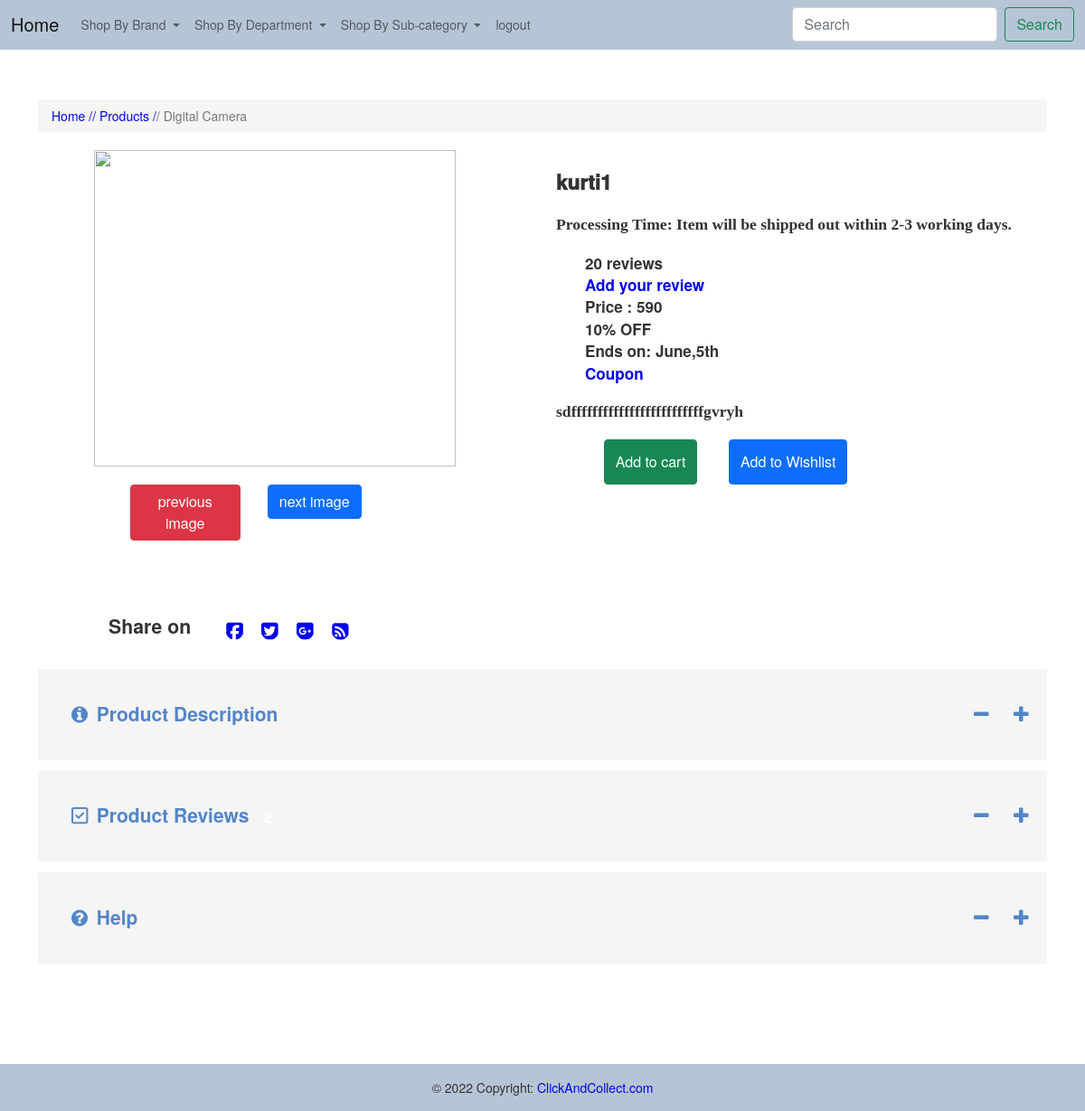
Page /customer/test1.php?id=26 (signed in) on the committed database.
### tables this page shows
CREATE TABLE IF NOT EXISTS `products` (
  `p_id` int(11) NOT NULL AUTO_INCREMENT,
  `name` varchar(100) DEFAULT NULL,
  `b_id` int(11) DEFAULT NULL,
  `sub_id` int(11) DEFAULT NULL,
  `size` varchar(100) DEFAULT NULL,
  `description` varchar(200) DEFAULT NULL,
  `price` double DEFAULT NULL,
  `quantity` int(11) DEFAULT NULL,
  `status` int(11) NOT NULL,
  PRIMARY KEY (`p_id`),
  KEY `FK_brand1` (`b_id`),
  KEY `FK_catagory1` (`sub_id`)
);

### customer/test1.php (the view, shortened to what this page needs)
<?php
    $id = $_REQUEST['id'];
?>
<!DOCTYPE html>
<html>
<head>
  <link type="text/css" rel="stylesheet" href="css/font-awesome.min.css" />
  <link rel="stylesheet" href="https://stackpath.bootstrapcdn.com/bootstrap/5.0.0-alpha1/css/bootstrap.min.css">
  <link type="text/css" rel="stylesheet" href="css/font-awesome.min.css" />
  <link rel="stylesheet" href="https://cdnjs.cloudflare.com/ajax/libs/font-awesome/4.7.0/css/font-awesome.min.css">
  <link href="https://cdn.jsdelivr.net/npm/bootstrap@5.0.2/dist/css/bootstrap.min.css" rel="stylesheet">
  <link href="include/style.css" rel="stylesheet" />
  <link href="include/style2.css" rel="stylesheet" />
  <link href="include/style3.css" rel="stylesheet" />
</head>
<body>
<div class="b">
     <?php include 'include/navbar.php' ?>
</div>
<div class="content-area prodcuts">
    <div class="container">
        <ol class="breadcrumb breadcrumb1">
            <li><a href="index.php">Home /</a></li>
            <li><a href="products.php"> / Products /</a></li>
            <li class="active">/ Digital Camera</li>
        </ol>
        <div class="single-product">
            <div class="row" id="">
                <div class="col-md-6 single-top-left">
                    <div class="flexslider">
                        <ul class="slides">
                            <div class="row">
                                <div class="col-md-9">
                                        <?php
                                        $query1 = "select * from products where p_id = $id ";
                                        $table1=mysqli_query($con,$query1);
                                        $row1 = mysqli_fetch_array($table1);
                                        ?>
                                        <img src=""  height ="350" width = "400" alt="">
                                </div>
                            </div>
                            <div class="row im">
                                <div class="col-md-4">
                                   <button class="btn btn-danger" onclick="previousimage()">previous image</button>
                                </div>
                                <div class="col-md-4">
                                    <button class="btn btn-primary" onclick = "nextimage()">next image</button>
                                </div>
                            </div>
                        </ul>
                    </div>
                </div>
                <div class="col-md-6 single-top-right">
                    <h3 class="item_name"><?php echo $row1['name'];?></h3>
                    <p class="p">Processing Time: Item will be shipped out within 2-3 working days. </p>
                    <div class="single-rating">
                        <ul>
                            <li class="rating"><b> 20 reviews</b></li>
                            <li><b><a href="#">Add your review</a></b></li>
                            <li><b>Price : <?php echo $row1['price'];?></b></li>
                            <li><b><span class="off">10% OFF</span></b></li>
                            <li><b>Ends on: June,5th</b></li>
                            <li><b><a href="#"> Coupon</a></b></li>
                        </ul>
                    </div>
                    <div class="">
                        <p class="p"><?php echo $row1['description'];?> </p>
                    </div>
                    <form action="#" method="post">
                        <div class="row">
                            <div class="col-md-4 but1">
                                <button type="submit" class="btn btn-success  but" > Add to cart</button>
                            </div>
                            <div class="col-md-5">
                                  <button class="btn btn-primary  but"></i> Add to Wishlist</button>
                            </div>
                        </div>
                    </form>
                </div>
            </div>
            <div class="share">
                <div class="single-page-icons social-icons ic">
                            <h4 class="row">
                                <div class= "col-sm-2">
                                    Share on
                                </div>
                                <div class= "col-sm-10">
                                    <a href="#" class="fa fa-facebook-square icon facebook"> </a>
                                    <a href="#" class="fa fa-twitter-square icon twitter"> </a>
                                    <a href="#" class="fa fa-google-plus-square icon googleplus"> </a>
                                    <a href="#" class="fa fa-rss-square icon rss"> </a>
                                </div>
                            </h4>
                </div>
            </div>
            <div class="single-product-everything des">
                <div class="single-extra-div">
                    <a data-toggle="collapse" class="pointer main" aria-expanded="true" data-target="#productDescriptionCollapse" aria-controls="#productDescriptionCollapse">
                        <span class="pull-left title-sidebar des1"><i class="fa fa-info-circle"></i> Product Description</span>
                        <span class="pull-right"><i class="fa fa-plus"></i></span>
                        <span class="pull-right"><i class="fa fa-minus"></i></span>
                        <div class="clearfix"></div>
                    </a>
                </div>
                <div class="single-extra-div">
                    <a data-toggle="collapse" class="pointer main" aria-expanded="true" data-target="#productReviewCollapse" aria-controls="#productReviewCollapse">
                        <span class="pull-left title-sidebar des1"> <i class="fa fa-check-square-o"></i>
                            Product Reviews <span class="badge">2</span>
                        </span>
                        <span class="pull-right"><i class="fa fa-plus"></i></span>
                        <span class="pull-right"><i class="fa fa-minus"></i></span>
                        <div class="clearfix"></div>
                    </a>
                </div>
                <div class="single-extra-div">
                    <a data-toggle="collapse" class="pointer main" aria-expanded="true" data-target="#productHelpCollapse" aria-controls="#productHelpCollapse">
                        <span class="pull-left title-sidebar des1"> <i class="fa fa-question-circle"></i> Help </span>
                        <span class="pull-right"><i class="fa fa-plus"></i></span>
                        <span class="pull-right"><i class="fa fa-minus"></i></span>
                        <div class="clearfix"></div>
                    </a>
                </div>
            </div>
        </div>
    </div>
    </div>
<div class="bot">
    <?php include 'include/footer.php' ?>
</div>
</body>
</html>

### customer/include/style.css (style rules this page uses)
.b { background-color: #b6c5d5!important; }
body { background-color: #f8f9fa; }
.row { margin-right: -15px; margin-left: -15px; }
* { -webkit-box-sizing: border-box; -moz-box-sizing: border-box; box-sizing: border-box; }
div { display: block; }
a { color: #3a2bd3; -webkit-transition: all 0.3s ease; transition: all 0.3s ease; }
a { background-color: transparent; }
a { color: #337ab7; text-decoration: none; text-decoration-line: none; text-decoration-thickness: none; text-decoration-style: none; text-decoration-color: none; }
ol, ul { margin-top: 0; margin-bottom: 10px; }
.h1, .h2, .h3, h1, h2, h3 { margin-top: 20px; margin-bottom: 10px; }
.h1, .h2, .h3, .h4, .h5, .h6, h1, h2, h3, h4, h5, h6 { font-family: inherit; font-weight: 500; line-height: 1.1; color: inherit; }
h3 { display: block; font-size: 1.17em; margin-block-start: 1em; margin-block-end: 1em; margin-inline-start: 0px; margin-inline-end: 0px; font-weight: bold; }
li { display: list-item; text-align: -webkit-match-parent; }
.fa { display: inline-block; font: normal normal normal 14px/1 FontAwesome; font-size: inherit; text-rendering: auto; -webkit-font-smoothing: antialiased; -moz-osx-font-smoothing: grayscale; }
.pull-right { float: right!important; }
p { display: block; margin-block-start: 1em; margin-block-end: 1em; margin-inline-start: 0px; margin-inline-end: 0px; }

### customer/include/style2.css (style rules this page uses)
.prodcuts .row { margin-right: 0px; margin-left: 0px; }
li { display: list-item; text-align: -webkit-match-parent; }
.breadcrumb>li { display: inline-block; }
.breadcrumb>.active { color: #777; }
h4 { display: block; margin-block-start: 1.33em; margin-block-end: 1.33em; margin-inline-start: 0px; margin-inline-end: 0px; font-weight: bold; }
.h4, .h5, .h6, h4, h5, h6 { margin-top: 10px; margin-bottom: 10px; }
.h1, .h2, .h3, .h4, .h5, .h6, h1, h2, h3, h4, h5, h6 { font-family: inherit; font-weight: 500; line-height: 1.1; color: inherit; }
a:-webkit-any-link { color: -webkit-link; cursor: pointer; text-decoration: none; }
a { background-color: transparent; }
a { color: #337ab7; text-decoration: none; }
a { color: #3a2bd3; -webkit-transition: all 0.3s ease; transition: all 0.3s ease; }
a { text-decoration: none; text-decoration-line: none; text-decoration-thickness: initial; text-decoration-style: initial; text-decoration-color: initial; }
.col-lg-1, .col-lg-10, .col-lg-11, .col-lg-12, .col-lg-2, .col-lg-3, .col-lg-4, .col-lg-5, .col-lg-6, .col-lg-7, .col-lg-8, .col-lg-9, .col-md-1, .col-md-10, .col-md-11, .col-md-12, .col-md-2, .col-md-3, .col-md-4, .col-md-5, .col-md-6, .col-md-7, .col-md-8, .col-md-9, .col-sm-1, .col-sm-10, .col-sm-11, .col-sm-12, .col-sm-2, .col-sm-3, .col-sm-4, .col-sm-5, .col-sm-6, .col-sm-7, .col-sm-8, .col-sm-9, .col-xs-1, .col-xs-10, .col-xs-11, .col-xs-12, .col-xs-2, .col-xs-3, .col-xs-4, .col-xs-5, .col-xs-6, .col-xs-7, .col-xs-8, .col-xs-9 { position: relative; min-height: 1px; padding-right: 15px; padding-left: 15px; }
img { vertical-align: middle; }
a { color: #fa6f66; -webkit-transition: all 0.3s ease; transition: all 0.3s cubic-bezier(0.23, 1.01, 0.25, 1); }
a:-webkit-any-link { color: -webkit-link; cursor: pointer; }
* { -webkit-box-sizing: border-box; -moz-box-sizing: border-box; box-sizing: border-box; }
.btn-group-vertical>.btn-group:after, .btn-group-vertical>.btn-group:before, .btn-toolbar:after, .btn-toolbar:before, .clearfix:after, .clearfix:before, .container-fluid:after, .container-fluid:before, .container:after, .container:before, .dl-horizontal dd:after, .dl-horizontal dd:before, .form-horizontal .form-group:after, .form-horizontal .form-group:before, .modal-footer:after, .modal-footer:before, .modal-header:after, .modal-header:before, .nav:after, .nav:before, .navbar-collapse:after, .navbar-collapse:before, .navbar-header:after, .navbar-header:before, .navbar:after, .navbar:before, .pager:after, .pager:before, .panel-body:after, .panel-body:before, .row:after, .row:before { display: table; content: " "; }
.prodcuts .breadcrumb { margin-top: 5%; }
.breadcrumb { padding: 8px 15px; margin-bottom: 20px; list-style: none; background-color: #f5f5f5; border-radius: 4px; }
ol { display: block; list-style-type: decimal; margin-block-start: 1em; margin-block-end: 1em; margin-inline-start: 0px; margin-inline-end: 0px; padding-inline-start: 40px; }
.col-sm-10 { width: 83.33333333%; }
div { display: block; }
body { font-family: "Helvetica Neue",Helvetica,Arial,sans-serif; font-size: 14px; line-height: 1.42857143; color: #333; background-color: #fff; }

### rows in the picture
products: name "kurti1", price "590", description "sdfffffffffffffffffffffffffgvryh"
